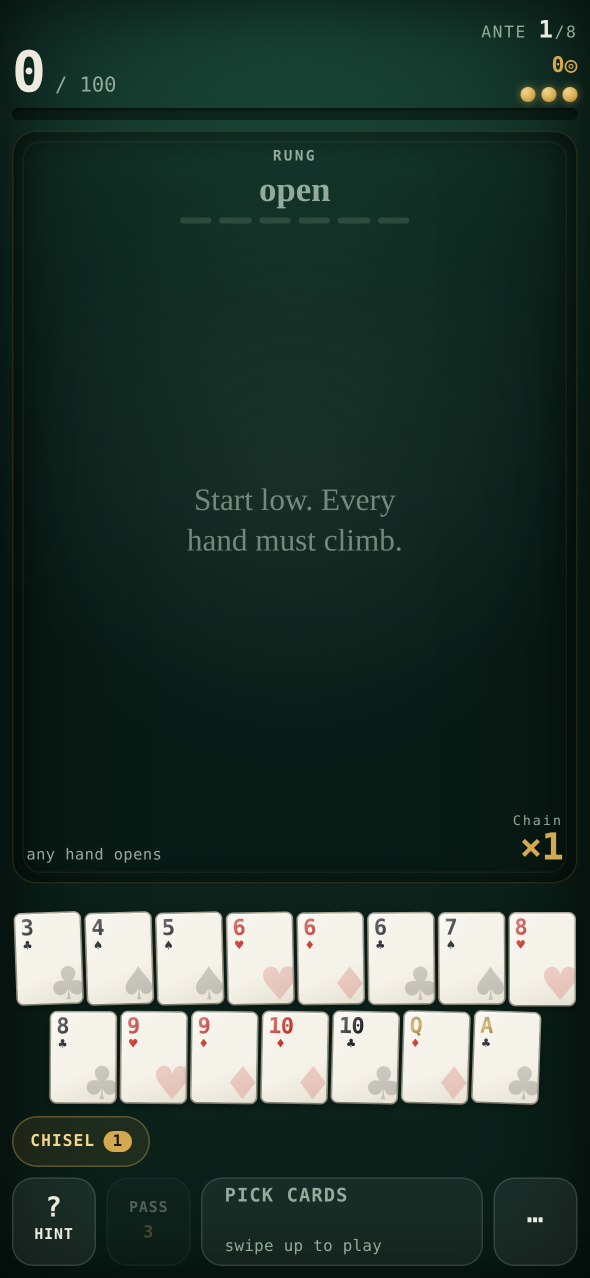
#> input picture v3-1.png, 1179 x 2556 px (shown at 1/2 size)
$ python pair.py ../../../v3-1.png ../../../v3-2.png out.png ../../../v3-2.png
#> lines starting #> are read from the running program, lines starting #| are printed output that depends on the picture
"""the concept and a render side by side, one half of the frame (top or bottom), large enough to judge"""
import sys
from PIL import Image
c = Image.open(sys.argv[1]).convert('RGB'); g = Image.open(sys.argv[2]).convert('RGB'); half = sys.argv[4]
#> further down, c is the input picture: PIL image 1179x2556 RGB; mean R, G, B 43, 60.8, 53
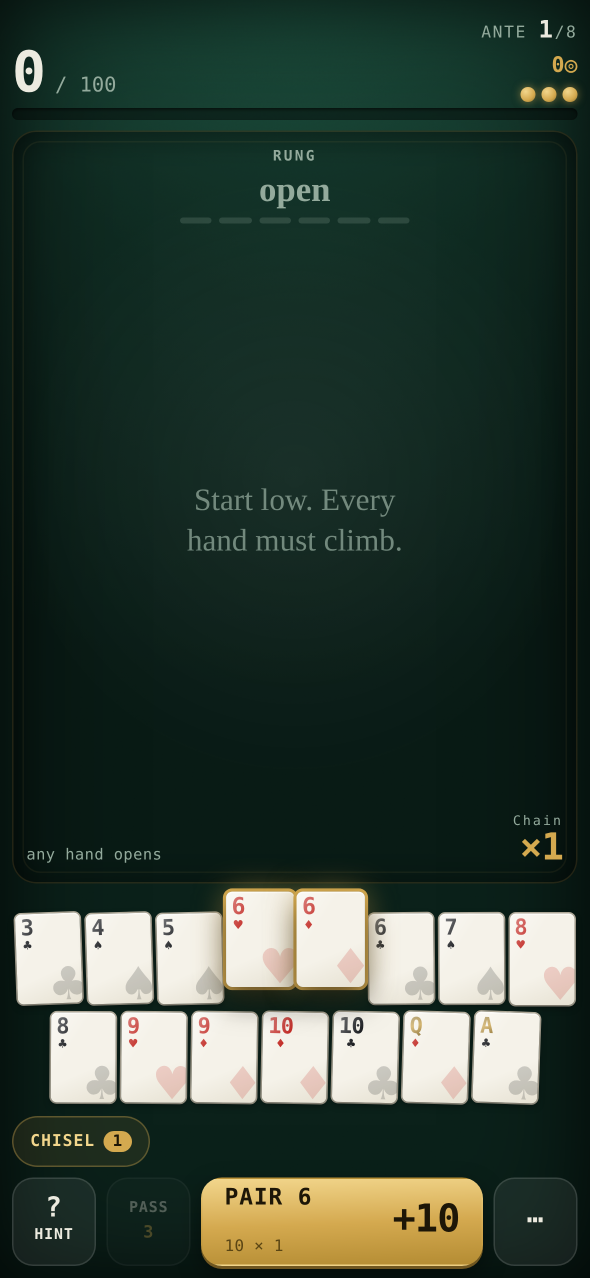
#> input picture v3-2.png, 1179 x 2556 px (shown at 1/2 size)
#> further down, g is the input picture: PIL image 1179x2556 RGB; mean R, G, B 49.2, 64.9, 54.4
k = g.width / c.width; off = (c.height * k - g.height) / 2
#> after `k = g.width / c.width`: k = 1
#> after `off = (c.height * k - g.height) / 2`: off = 0
cc = c.resize((g.width, int(c.height * k))).crop((0, int(off), g.width, int(off) + g.height))
y0, y1 = (0, g.height // 2 + 40) if half == 'top' else (g.height // 2 - 40, g.height)
#> y0 = 1238; y1 = 2556
a = cc.crop((0, y0, g.width, y1)); b = g.crop((0, y0, g.width, y1))
#> after `a = cc.crop((0, y0, g.width, y1))`:
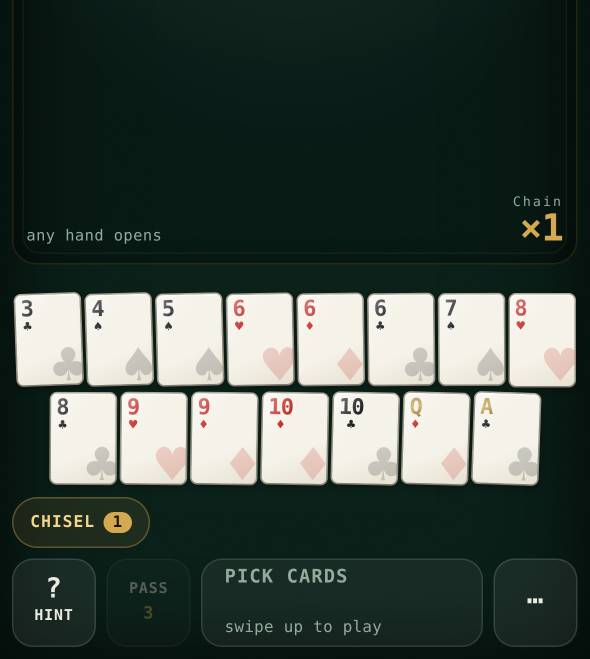
#> a: PIL image 1179x1318 RGB (shown at 1/2 size); mean R, G, B 66.1, 77.7, 70.6
#> after `b = g.crop((0, y0, g.width, y1))`:
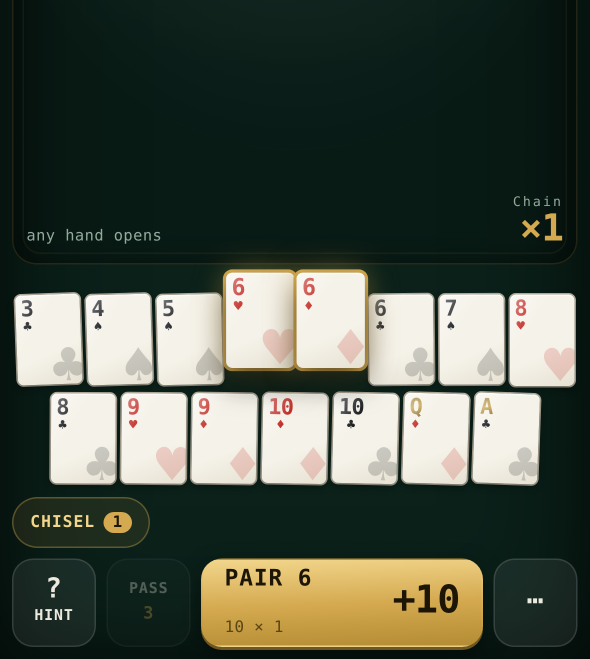
#> b: PIL image 1179x1318 RGB (shown at 1/2 size); mean R, G, B 78.2, 85.7, 73.3
o = Image.new('RGB', (g.width * 2 + 10, y1 - y0), 'white'); o.paste(a, (0, 0)); o.paste(b, (g.width + 10, 0))
#> after `o = Image.new('RGB', (g.width * 2 + 10, y1 - y0), 'white')`: o: PIL image 2368x1318 RGB; every value is 255
#> after `o.paste(a, (0, 0))`:
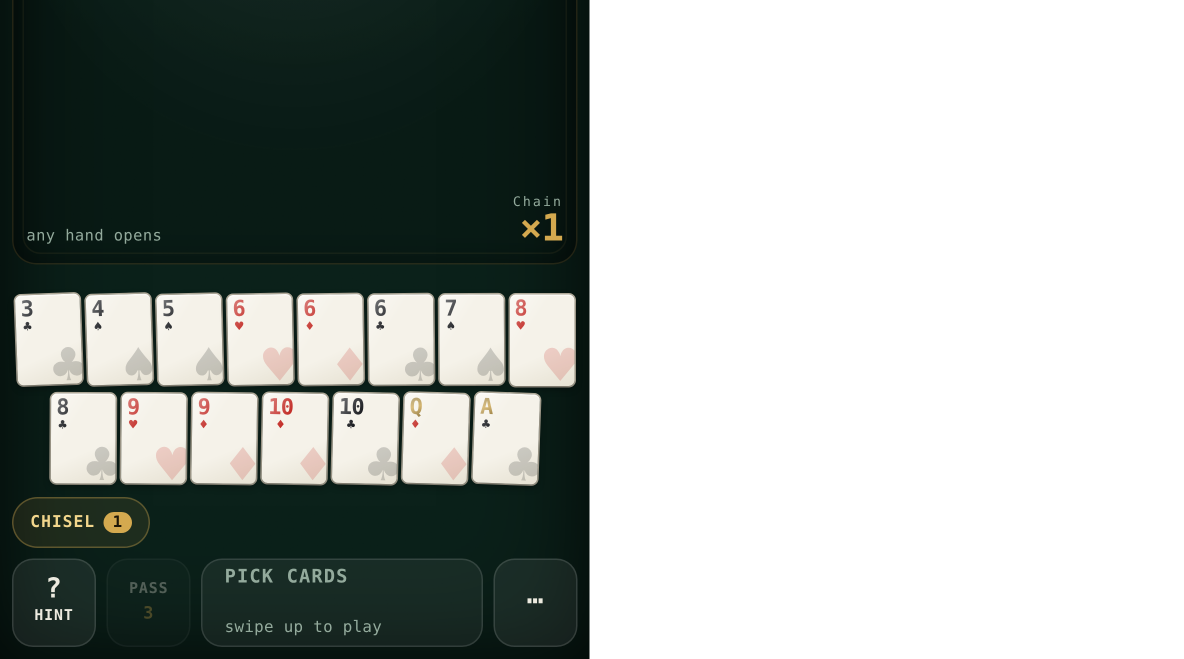
#> o: PIL image 2368x1318 RGB (shown at 1/2 size); mean R, G, B 160.9, 166.7, 163.2
#> after `o.paste(b, (g.width + 10, 0))`:
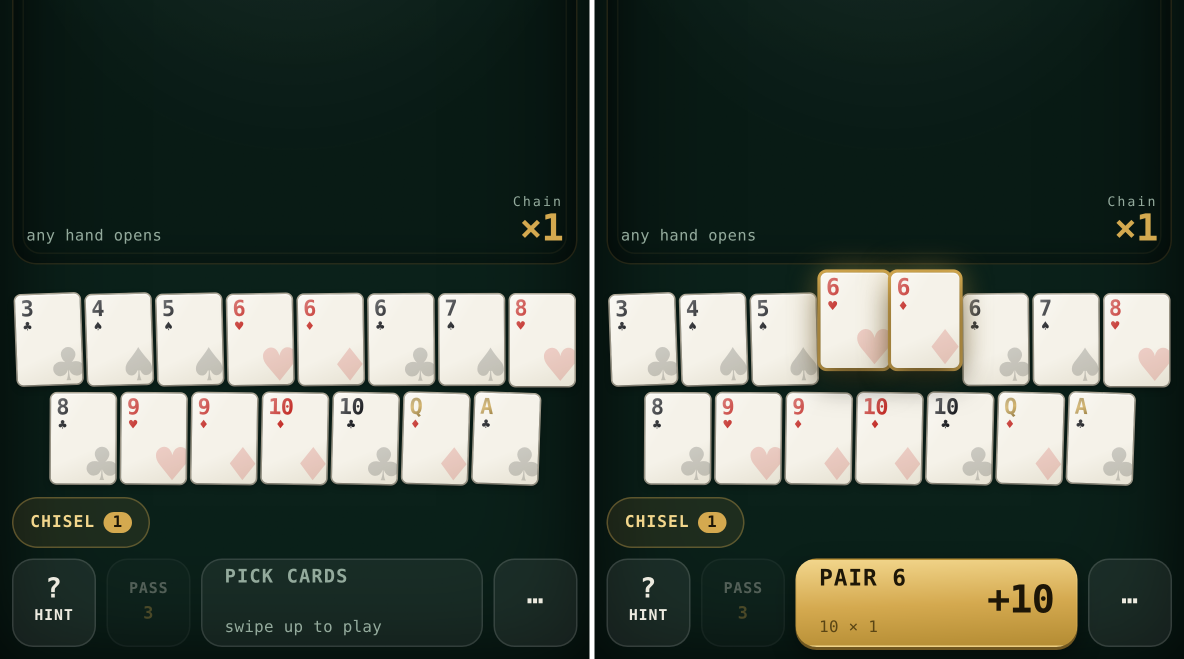
#> o: PIL image 2368x1318 RGB (shown at 1/2 size); mean R, G, B 72.9, 82.4, 72.7
o.save(sys.argv[3], quality=88)
